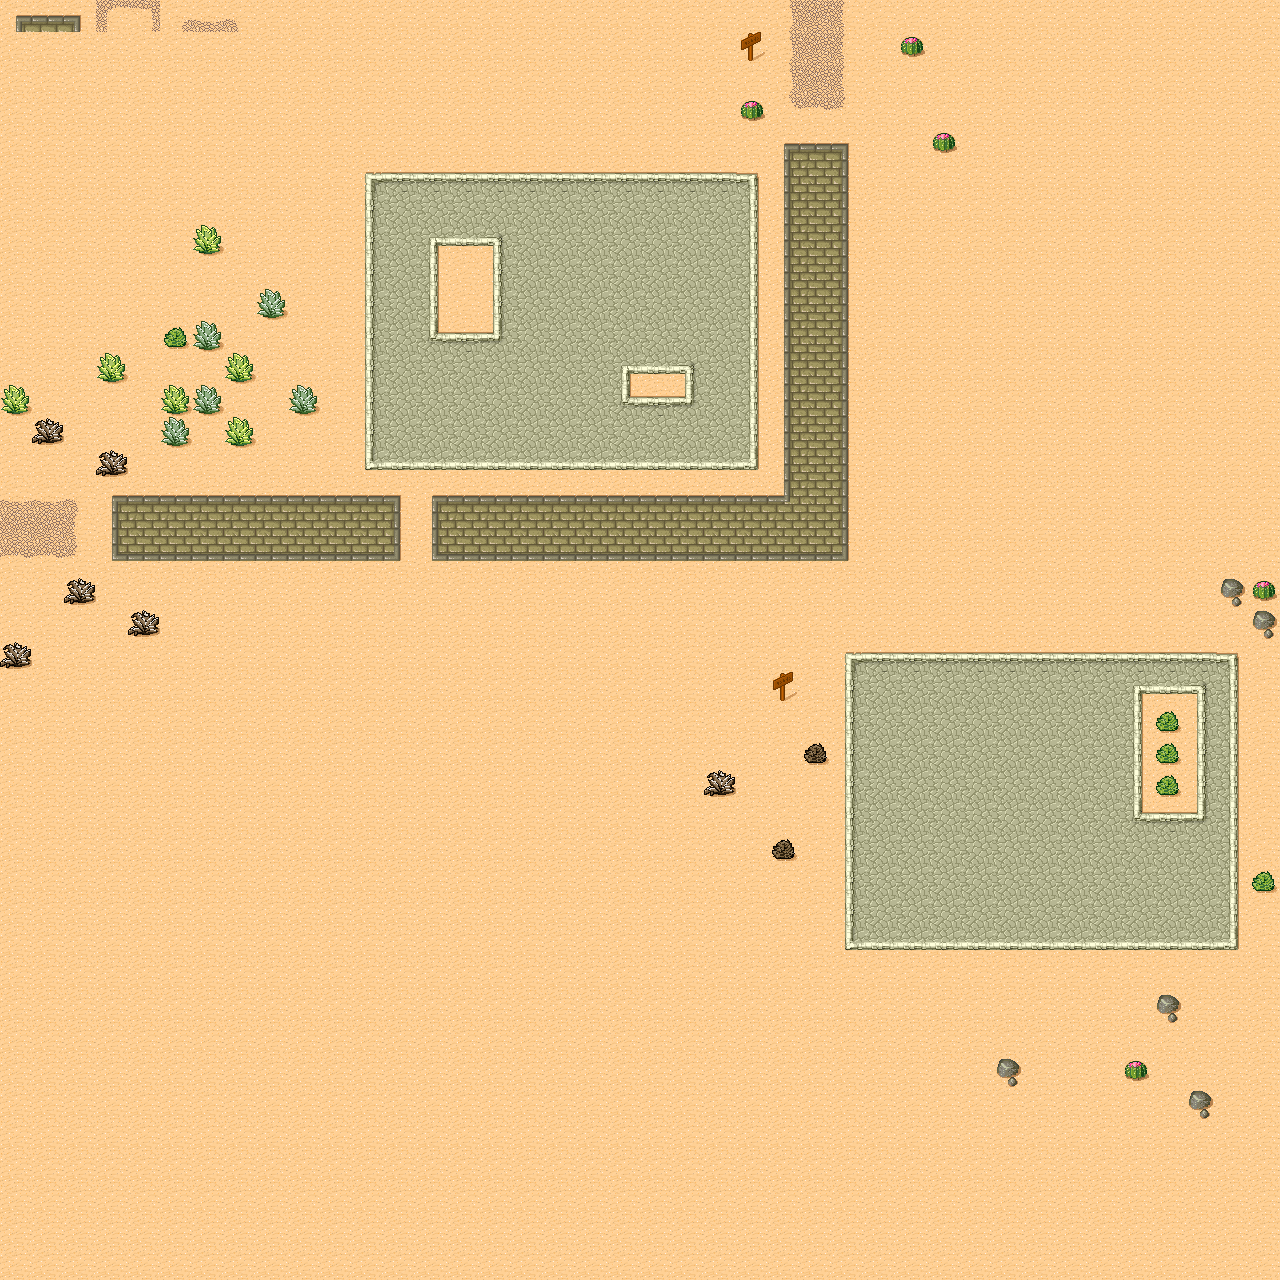

A 2D game scene composited from a Tiled map and its tileset images. What follows is a short description and the map's XML, with each tile layer's data collapsed to a summary:
An orthogonal 40x40 tile map with 32x32 px tiles, 1 tile layer (Ground).

<map version="1.0" orientation="orthogonal" width="40" height="40" tilewidth="32" tileheight="32">
 <tileset firstgid="1" name="Desert" tilewidth="32" tileheight="32" spacing="1" margin="1">
  <image source="tmw_desert_spacing.png" width="265" height="199" />
 </tileset>
 <layer name="Ground" width="40" height="40">
  <data>[1600 cells, 1600 non-empty, 43 distinct tile ids]</data>
 </layer>
</map>
